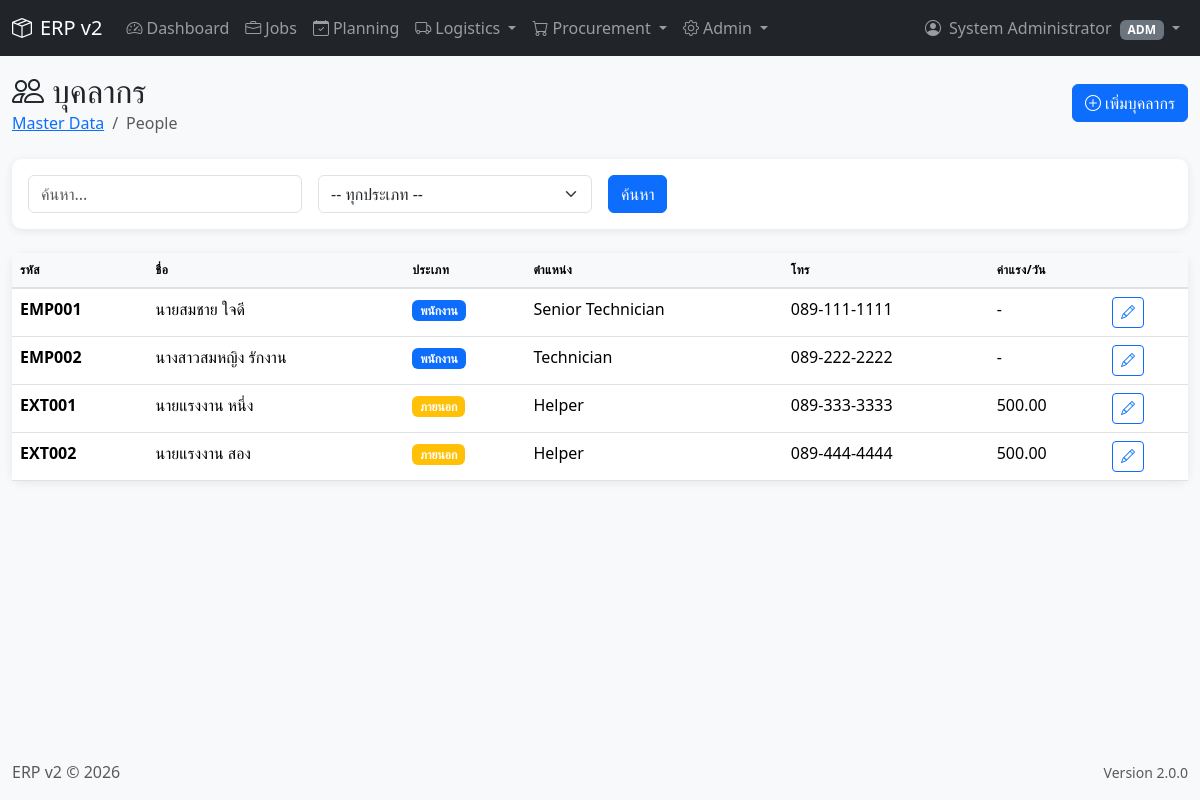
/modules/master/people.php (signed in), run on the app's committed database.
### tables this page shows
CREATE TABLE IF NOT EXISTS `people` (
    `id` INT UNSIGNED NOT NULL AUTO_INCREMENT,
    `code` VARCHAR(20) NOT NULL UNIQUE COMMENT 'Employee ID or External ID',
    `full_name` VARCHAR(200) NOT NULL,
    `people_type` ENUM('Employee', 'External') NOT NULL,
    `position` VARCHAR(100),
    `department` VARCHAR(100),
    `phone` VARCHAR(50),
    `email` VARCHAR(100),
    `id_card` VARCHAR(20) COMMENT 'บัตรประชาชน',
    `address` TEXT,
    `daily_rate` DECIMAL(10,2) DEFAULT 0 COMMENT 'For manpower cost calculation',
    `emergency_contact` VARCHAR(200),
    `emergency_phone` VARCHAR(50),
    `supplier_id` INT UNSIGNED COMMENT 'For External: which supplier provides',
    `hire_date` DATE,
    `end_date` DATE,
    `is_active` TINYINT(1) DEFAULT 1,
    `created_by` INT UNSIGNED,
    `created_at` TIMESTAMP DEFAULT CURRENT_TIMESTAMP,
    `updated_at` TIMESTAMP DEFAULT CURRENT_TIMESTAMP ON UPDATE CURRENT_TIMESTAMP,
    PRIMARY KEY (`id`),
    INDEX `idx_code` (`code`),
    INDEX `idx_type` (`people_type`),
    INDEX `idx_name` (`full_name`),
    INDEX `idx_active` (`is_active`),
    CONSTRAINT `fk_people_supplier` FOREIGN KEY (`supplier_id`) REFERENCES `suppliers`(`id`) ON DELETE SET NULL
);

### includes/functions.php (called while the page is built, shortened)
<?php
function e(string $string): string {
    return htmlspecialchars($string, ENT_QUOTES, 'UTF-8');
}
function get(string $key, $default = null) {
    return $_GET[$key] ?? $default;
}
function formatNumber($number, int $decimals = 2): string {
    return number_format((float)$number, $decimals, '.', ',');
}

### modules/master/people.php (the view, shortened to what this page needs)
<?php
$db = getDB();
$action = get('action', 'list');
$search = get('search', '');
$where = 'is_active = 1';
$params = [];
$people = $db->prepare("SELECT * FROM people WHERE $where ORDER BY people_type, code");
$people->execute($params);
$people = $people->fetchAll();
require_once __DIR__ . '/../../includes/header.php';
?>
<div class="row mb-4">
    <div class="col-12 d-flex justify-content-between align-items-center">
        <div>
            <h2 class="mb-0"><i class="bi bi-people me-2"></i>บุคลากร</h2>
            <nav aria-label="breadcrumb">
                <ol class="breadcrumb mb-0">
                    <li class="breadcrumb-item"><a href="index.php">Master Data</a></li>
                    <li class="breadcrumb-item active">People</li>
                </ol>
            </nav>
        </div>
        <div>
            <?php if ($action === 'list'): ?>
            <a href="?action=add" class="btn btn-primary"><i class="bi bi-plus-circle me-1"></i>เพิ่มบุคลากร</a>
            <?php else: ?>
            <a href="people.php" class="btn btn-outline-secondary"><i class="bi bi-arrow-left me-1"></i>กลับ</a>
            <?php endif; ?>
        </div>
    </div>
</div>
<?php if ($action === 'list'): ?>
<div class="card mb-4">
    <div class="card-body">
        <form method="GET" class="row g-3">
            <div class="col-md-3">
                <input type="text" class="form-control" name="search" placeholder="ค้นหา..." value="<?= e($search) ?>">
            </div>
            <div class="col-md-3">
                <select class="form-select" name="type">
                    <option value="">-- ทุกประเภท --</option>
                </select>
            </div>
            <div class="col-md-2">
                <button type="submit" class="btn btn-primary">ค้นหา</button>
            </div>
        </form>
    </div>
</div>
<div class="card">
    <div class="card-body p-0">
        <div class="table-responsive">
            <table class="table table-hover mb-0">
                <thead>
                    <tr>
                        <th>รหัส</th>
                        <th>ชื่อ</th>
                        <th>ประเภท</th>
                        <th>ตำแหน่ง</th>
                        <th>โทร</th>
                        <th>ค่าแรง/วัน</th>
                        <th></th>
                    </tr>
                </thead>
                <tbody>
                    <?php foreach ($people as $p): ?>
                    <tr>
                        <td><strong><?= e($p['code']) ?></strong></td>
                        <td><?= e($p['full_name']) ?></td>
                        <td>
                            <span class="badge bg-<?= $p['people_type'] === 'Employee' ? 'primary' : 'warning' ?>">
                                <?= $p['people_type'] === 'Employee' ? 'พนักงาน' : 'ภายนอก' ?>
                            </span>
                        </td>
                        <td><?= e($p['position']) ?></td>
                        <td><?= e($p['phone']) ?></td>
                        <td><?= $p['daily_rate'] > 0 ? formatNumber($p['daily_rate']) : '-' ?></td>
                        <td>
                            <a href="?action=edit&id=<?= $p['id'] ?>" class="btn btn-sm btn-outline-primary">
                                <i class="bi bi-pencil"></i>
                            </a>
                        </td>
                    </tr>
                    <?php endforeach; ?>
                </tbody>
            </table>
        </div>
    </div>
</div>
<?php endif; ?>
<?php require_once __DIR__ . '/../../includes/footer.php'; ?>

### assets/css/style.css (style rules this page uses)
:root { --primary-color: #0d6efd; --secondary-color: #6c757d; --success-color: #198754; --danger-color: #dc3545; --warning-color: #ffc107; --info-color: #0dcaf0; --dark-color: #212529; }
body { font-family: 'Segoe UI', Tahoma, Geneva, Verdana, sans-serif; background-color: #f8f9fa; }
.card { border: none; border-radius: 10px; box-shadow: 0 2px 10px rgba(0, 0, 0, 0.08); transition: transform 0.2s, box-shadow 0.2s; }
.table { background: white; }
.table th { background-color: #f8f9fa; font-weight: 600; text-transform: uppercase; font-size: 0.75rem; letter-spacing: 0.5px; border-bottom: 2px solid #dee2e6; }

### data on the page
people: code "EMP001", full_name "นายสมชาย ใจดี", people_type "พนักงาน", position "Senior Technician", phone "089-111-1111"
people: code "EMP002", full_name "นางสาวสมหญิง รักงาน", people_type "พนักงาน", position "Technician", phone "089-222-2222"
people: code "EXT001", full_name "นายแรงงาน หนึ่ง", people_type "ภายนอก", position "Helper", phone "089-333-3333", daily_rate "500.00"
people: code "EXT002", full_name "นายแรงงาน สอง", people_type "ภายนอก", position "Helper", phone "089-444-4444", daily_rate "500.00"

### other printed values
$_SESSION['full_name'] "System Administrator"
implode(', ', $userRoles) "ADM"
APP_NAME "ERP v2"
APP_VERSION "2.0.0"
